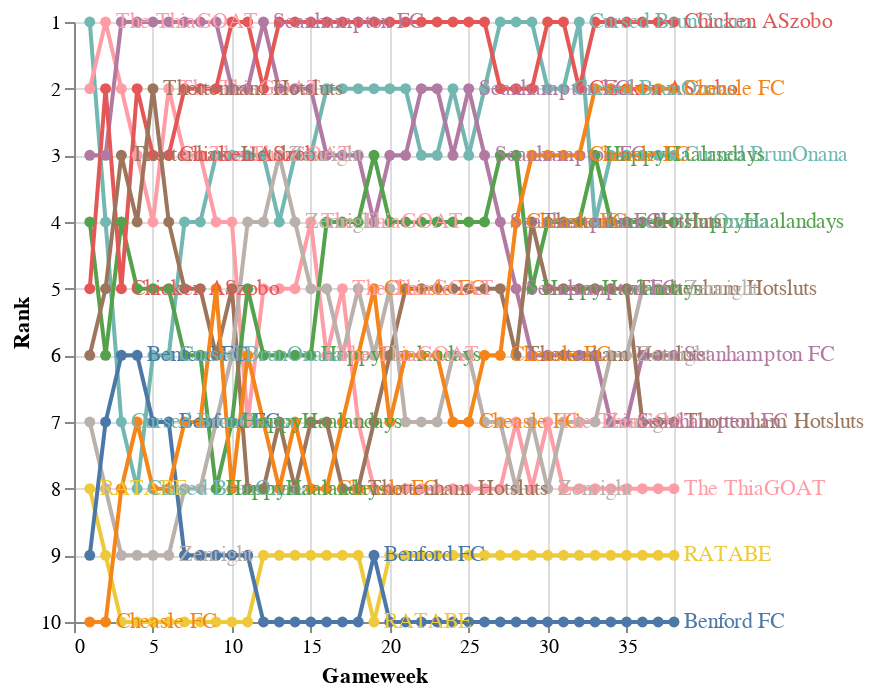

Notebook code cell kept with this figure:
### Code cell
data = clean_df

chart = alt.Chart(data).mark_line(point=True).encode(
    x = alt.X('gw', scale=alt.Scale(domain=[0, 38]), title="Gameweek"),
    y=alt.Y('rank:Q', scale=alt.Scale(domain=[10,1]), title="Rank"),
    color=alt.Color("team", legend=None),
)

labels = alt.Chart(data).mark_text(
    align='left', dx=5
).encode(
    x = alt.X('max(gw)', scale=alt.Scale(domain=[0, 38])),
    y=alt.Y('rank:Q', scale=alt.Scale(domain=[10,1])),
    text='team:N',
    color='team:N',
)
chart + labels

### Figure 1 — Vega-Lite specification as saved in the notebook (floating-point values rounded to 4 significant figures; data arrays with more than 128 entries replaced by an {"elided": "..."} marker saying what was removed)
{"config": {"view": {"continuousWidth": 300, "continuousHeight": 300}}, "layer": [{"mark": {"type": "line", "point": true}, "encoding": {"color": {"field": "team", "legend": null, "type": "nominal"}, "x": {"field": "gw", "scale": {"domain": [0, 38]}, "title": "Gameweek", "type": "quantitative"}, "y": {"field": "rank", "scale": {"domain": [10, 1]}, "title": "Rank", "type": "quantitative"}}}, {"mark": {"type": "text", "align": "left", "dx": 5}, "encoding": {"color": {"field": "team", "type": "nominal"}, "text": {"field": "team", "type": "nominal"}, "x": {"aggregate": "max", "field": "gw", "scale": {"domain": [0, 38]}, "type": "quantitative"}, "y": {"field": "rank", "scale": {"domain": [10, 1]}, "type": "quantitative"}}}], "data": {"name": "data-c0f3c8968a909a8fceddf8e2f977adab"}, "$schema": "https://vega.github.io/schema/vega-lite/v5.17.0.json", "datasets": {"data-c0f3c8968a909a8fceddf8e2f977adab": {"elided": "380 records"}}}
